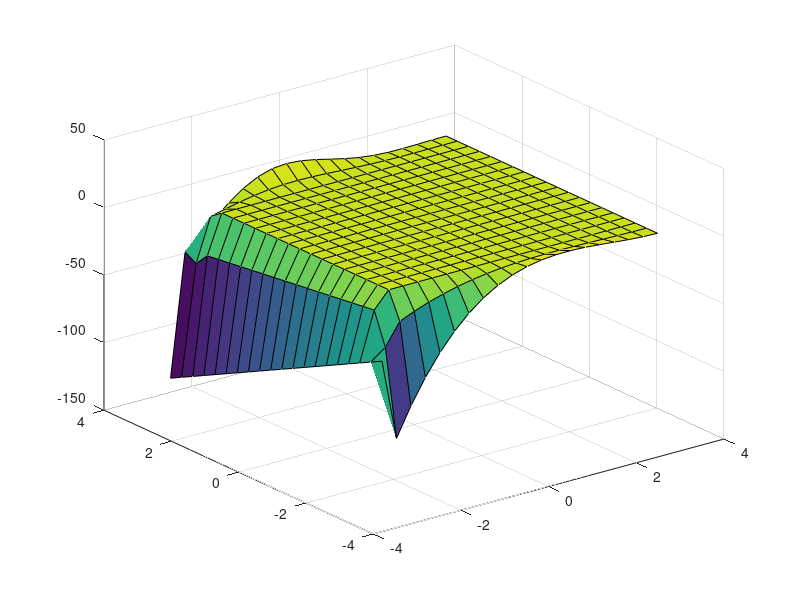

Reproduce this figure in MATLAB. (Note: this script raises an error after producing the figure.)
%Housekeeping
clc 
clear 

% Domain Initialization
% Domain: -pi<X<pi   -pi<y<pi
Ax = -pi;
Ay = -pi;
Bx = pi;
By = pi;

% Starting by Discretizing FEB 5th PAGE 2 BOT
% L: number of points, h: interval, N: number of points
Lx = Bx-Ax
Ly = By-Ay
Nx = 20;
Ny = 20;
hx = Lx/(Nx-1)
hy = Ly/(Ny-1)



%Discretly 
m=1

x = Ax:hx:Bx
y = Ay:hy:By



%Fuck Yeah Boundary Conditions
% LB: Left Boundary
GLB = ((Bx-Ax)^2)*cos(((pi*Ax)/Bx));
FLB = Ax*((Bx-Ax)^2);
ULB = GLB + ((y-Ay)./(By-Ay)).*(FLB-GLB);

% Right Boundary Condition U = Constant
% Using the Upper or Lower Boundary Conidtions I can solve for the right side
% RB: Right Boundary
GRB = ((Bx-Bx)^2)*cos(((pi*Bx)/Bx));
FRB = Bx*((Bx-Bx)^2);

% Using Bottom BC U(x,ay) = GB(X) on bottom right corner but the whole right
% % side is constant so the corner is the same as the rest
% URB = GRB
%                UNSURE
% % Verification Using Top BC U(x,by) = FB(X)
% URB_ver = FRB

% Verified U(bx,y) = 0

% TB: Top Boundary
FTB = x.*((Bx-x).^2);
UTB = FTB;

% BB: Bottom Boundary
GBB = ((Bx-x).^2).*cos(((pi.*x)./Bx));
UBB = GBB;

ULBT = ULB'

%Let make a big ass matrix
 U = [UTB ;ULBT(2:Ny-1), zeros(Ny-2,Nx-1); UBB];
 
 
 % Setup only temporary
 D = 1;
 % Von Neumann Stability Method
 ht = (hx^2)/(D*4)
 Bt=20;
 Nt=round(Bt/ht)-1;
% It Begins Explicit 

v=0

UnE = zeros(Ny,Nx,Nt);
UnE(:,:,1) = U;

for k = 0:ht:Bt
   v=v+1 
for i = 2:Ny-1
    for j = 2:Nx
 
        if j == Nx
            UnE(i,j,v+1) = (UnE(i+1,j,v)-2*UnE(i,j,v)+UnE(i-1,j,v))*((ht*D)/(hx^2)) + (-2*UnE(i,j,v)+2*UnE(i,j-1,v))*((ht*D)/(hy^2))+ UnE(i,j,v);   
     
        else
        UnE(i,j,v+1) = (UnE(i+1,j,v)-2*UnE(i,j,v)+UnE(i-1,j,v))*((ht*D)/(hx^2)) + (UnE(i,j+1,v)-2*UnE(i,j,v)+UnE(i,j-1,v))*((ht*D)/(hy^2))+ UnE(i,j,v);

        end
    end
end
%Adding BC
UnE(1,1:Nx,v+1) = UTB;
UnE(Ny,1:Nx,v+1) = UBB;
UnE(:,1,v+1) = ULB;

        h= surf(x,y,UnE(:,:,v+1));
            drawnow;
            refreshdata(h)
end

 UnE
